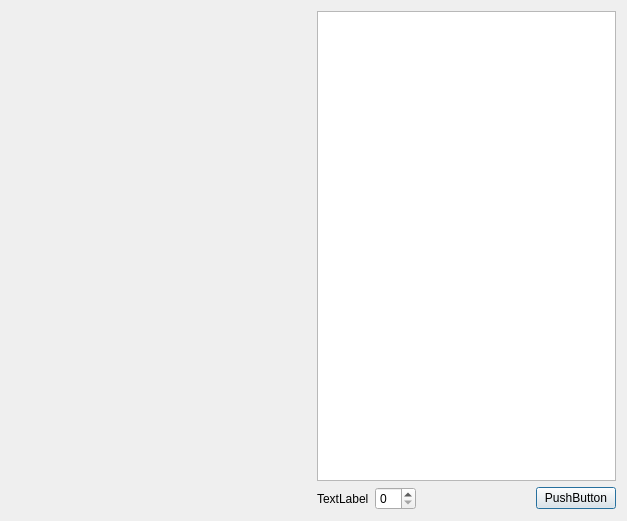
<?xml version="1.0" encoding="UTF-8"?>
<ui version="4.0">
 <class>WyborTowaru</class>
 <widget class="QDialog" name="WyborTowaru">
  <property name="geometry">
   <rect>
    <x>0</x>
    <y>0</y>
    <width>627</width>
    <height>521</height>
   </rect>
  </property>
  <property name="windowTitle">
   <string>Dialog</string>
  </property>
  <layout class="QHBoxLayout" name="horizontalLayout_2">
   <item>
    <widget class="SzukajTowaru" name="widget" native="true">
     <property name="sizePolicy">
      <sizepolicy hsizetype="Expanding" vsizetype="Expanding">
       <horstretch>0</horstretch>
       <verstretch>0</verstretch>
      </sizepolicy>
     </property>
    </widget>
   </item>
   <item>
    <layout class="QVBoxLayout" name="verticalLayout">
     <item>
      <widget class="QPlainTextEdit" name="plainTextEdit"/>
     </item>
     <item>
      <layout class="QHBoxLayout" name="horizontalLayout">
       <item>
        <widget class="QLabel" name="label_add">
         <property name="text">
          <string>TextLabel</string>
         </property>
        </widget>
       </item>
       <item>
        <widget class="QSpinBox" name="spinBox"/>
       </item>
       <item>
        <spacer name="horizontalSpacer">
         <property name="orientation">
          <enum>Qt::Horizontal</enum>
         </property>
         <property name="sizeHint" stdset="0">
          <size>
           <width>40</width>
           <height>20</height>
          </size>
         </property>
        </spacer>
       </item>
       <item>
        <widget class="QPushButton" name="pushButton">
         <property name="text">
          <string>PushButton</string>
         </property>
        </widget>
       </item>
      </layout>
     </item>
    </layout>
   </item>
  </layout>
 </widget>
 <customwidgets>
  <customwidget>
   <class>SzukajTowaru</class>
   <extends>QWidget</extends>
   <header location="global">SzukajTowaru.h</header>
   <container>1</container>
  </customwidget>
 </customwidgets>
 <resources/>
 <connections/>
</ui>
